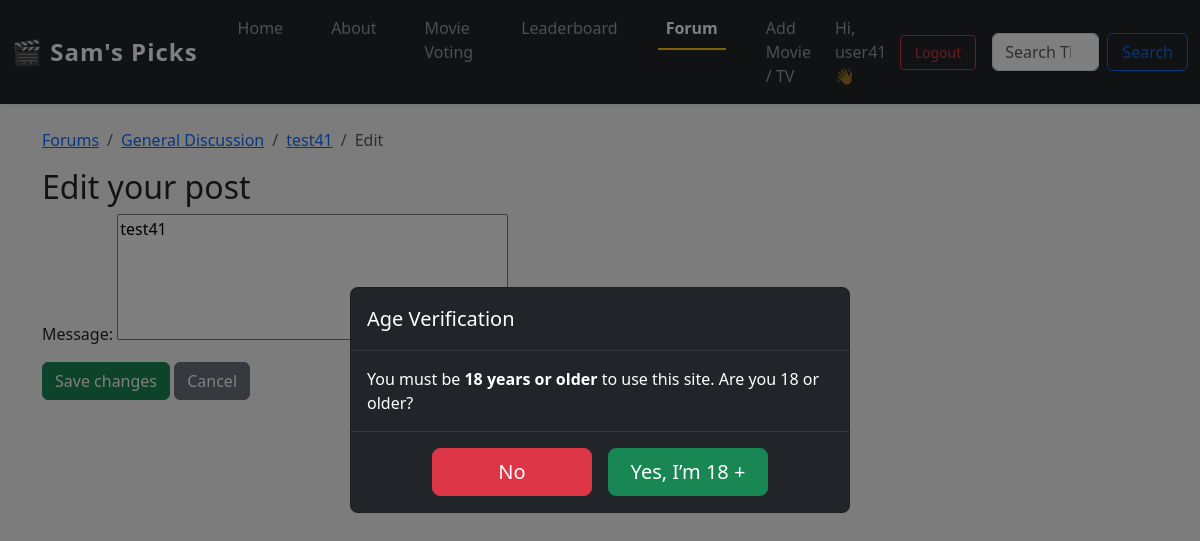
/forum/post/10/edit/ (signed in), run on the app's committed database.
### forum/models.py (models this page shows, shortened)
class Post(models.Model):
    topic       = models.ForeignKey(Topic, related_name="posts",
                                    on_delete=models.CASCADE)
    author      = models.ForeignKey(User, on_delete=models.CASCADE)
    message     = models.TextField(max_length=10_000)
    created_at  = models.DateTimeField(default=timezone.now)
    edited_at   = models.DateTimeField(null=True, blank=True)
    class Meta:
        ordering = ("created_at",)

class Topic(models.Model):
    forum       = models.ForeignKey(Forum, related_name="topics",
                                    on_delete=models.CASCADE)
    title       = models.CharField(max_length=140)
    slug        = models.SlugField(max_length=150, blank=True)
    starter     = models.ForeignKey(User, on_delete=models.CASCADE)
    created_at  = models.DateTimeField(default=timezone.now)
    updated_at  = models.DateTimeField(default=timezone.now)
    view_count  = models.PositiveIntegerField(default=0)
    reply_count = models.PositiveIntegerField(default=0)
    pinned      = models.BooleanField(default=False)
    locked      = models.BooleanField(default=False)
    class Meta:
        ordering = ("-pinned", "-updated_at")

class Forum(models.Model):
    category    = models.ForeignKey(Category, related_name="forums",
                                    on_delete=models.CASCADE)
    name        = models.CharField(max_length=80)
    slug        = models.SlugField(max_length=90, unique=True, blank=True)
    blurb       = models.CharField(max_length=255, blank=True)
    position    = models.PositiveSmallIntegerField(default=0)
    topic_count = models.PositiveIntegerField(default=0)
    post_count  = models.PositiveIntegerField(default=0)
    last_post = models.ForeignKey(
        "Post", null=True, blank=True,
        on_delete=models.SET_NULL,
        related_name="+"
    )
    class Meta:
        ordering = ("position",)

### forum/views.py (the view, shortened to what this page needs)
# urls.py: path("post/<int:pk>/edit/", views.PostUpdate.as_view(), name="post_edit"),
class PostUpdate(LoginRequiredMixin, UserPassesTestMixin, UpdateView):
    model         = Post
    form_class    = PostForm
    template_name = "forum/post_edit.html"
    def test_func(self):
        post = self.get_object()
        return self.request.user == post.author or self.request.user.is_staff

### forum/forms.py
class PostForm(forms.ModelForm):
    class Meta:
        model  = Post
        fields = ("message",)
        widgets = {"message": forms.Textarea(attrs={"rows": 5})}

### templates/forum/post_edit.html (shortened to what this page needs)
{% extends "movies/base.html" %}
{% block content %}
<nav aria-label="breadcrumb">
  <ol class="breadcrumb">
    <li class="breadcrumb-item"><a href="{% url 'forum:index' %}">Forums</a></li>
    <li class="breadcrumb-item">
      <a href="{% url 'forum:board' object.topic.forum.slug %}">
        {{ object.topic.forum.name }}
      </a>
    </li>
    <li class="breadcrumb-item">
      <a href="{% url 'forum:topic' object.topic.forum.slug object.topic.pk object.topic.slug %}">
        {{ object.topic.title }}
      </a>
    </li>
    <li class="breadcrumb-item active" aria-current="page">Edit</li>
  </ol>
</nav>
<h2>Edit your post</h2>
<form method="post">
  {{ form.as_p }}
  <button class="btn btn-success">Save changes</button>
  <a class="btn btn-secondary"
     href="{% url 'forum:topic' object.topic.forum.slug object.topic.pk object.topic.slug %}">
     Cancel
  </a>
</form>
{% endblock %}

### movies/templates/movies/base.html (shortened to what this page needs)
{% load static %}
<!DOCTYPE html>
<html lang="en">
<head>
    <link href="https://cdn.jsdelivr.net/npm/bootstrap@5.3.3/dist/css/bootstrap.min.css" rel="stylesheet">
    <link rel="stylesheet" href="{% static 'css/movies.css' %}">
    <link href="https://cdn.jsdelivr.net/npm/bootstrap-icons@1.10.5/font/bootstrap-icons.css" rel="stylesheet">
</head>
<body>
<nav class="navbar navbar-expand-lg navbar-dark bg-dark shadow-sm sticky-top">
  <div class="container-fluid">
    <a class="navbar-brand fw-bold fs-4" href="{% url 'movies:index' %}">
      🎬 Sam's Picks
    </a>
    <div class="collapse navbar-collapse" id="mainNavbar">
      <ul class="navbar-nav me-auto mb-2 mb-lg-0">
      <li class="nav-item">
        <a class="nav-link {% if request.resolver_match.url_name == 'home' %}active{% endif %}"
        href="{% url 'movies:home' %}">
        Home
        </a>
      </li>
      <li class="nav-item">
          <a class="nav-link {% if request.path == '/about/' %}active{% endif %}" href="{% url 'movies:about' %}">
            About
          </a>
      </li>
      <li class="nav-item">
        <a class="nav-link {% if request.resolver_match.namespace == 'movies' and request.resolver_match.url_name == 'index' %}active{% endif %}"
            href="{% url 'movies:index' %}"> Movie Voting
        </a>
      </li>
      <li class="nav-item">
          <a class="nav-link {% if request.resolver_match.url_name == 'leaderboard' %}active{% endif %}"
             href="{% url 'movies:leaderboard' %}">
            Leaderboard
          </a>
      </li>
      <li class="nav-item">
          <a class="nav-link {% if request.resolver_match.namespace == 'forum' %}active{% endif %}" href="{% url 'forum:index' %}">
            Forum
          </a>
      </li>
      {% if user.is_authenticated %}
          <a class="nav-link {% if request.resolver_match.url_name == 'add_media' %}active{% endif %}"
             href="{% url 'movies:add_media' %}">
            Add Movie / TV
          </a>
      {% endif %}
      </ul>
      <div class="d-flex align-items-center gap-2">
        {% if user.is_authenticated %}
          <span class="navbar-text">Hi, {{ user.username }} 👋</span>
          <a class="btn btn-outline-danger btn-sm" href="{% url 'movies:logout' %}">Logout</a>
        {% else %}
          <a class="btn btn-outline-primary btn-sm" href="{% url 'movies:login' %}">Login</a>
          <a class="btn btn-outline-success btn-sm" href="{% url 'movies:register' %}">Register</a>
        {% endif %}
        <form class="d-flex ms-2" method="post" action="{% url 'movies:quick_lookup' %}">
          <input class="form-control me-2" type="search" name="title" placeholder="Search TMDB" aria-label="Search">
          <button class="btn btn-outline-primary" type="submit">Search</button>
        </form>
      </div>
    </div>
  </div>
</nav>
<div class="container mt-4">
  {% block content %}{% endblock %}
</div>
<div class="modal fade modal-dark" id="ageGateModal" tabindex="-1" aria-hidden="true">
  <div class="modal-dialog modal-dialog-centered">
    <div class="modal-content">
      <div class="modal-header">
        <h5 class="modal-title">Age Verification</h5>
      </div>
      <div class="modal-body">
        You must be <strong>18&nbsp;years or older</strong> to use this site.
        Are you 18 or older?
      </div>
      <div class="modal-footer justify-content-center">
          <button id="age-no"
                  class="btn btn-danger btn-lg age-btn mx-2">No</button>
          <button id="age-yes"
                  class="btn btn-success btn-lg age-btn mx-2">Yes, I’m 18 +</button>
      </div>
    </div>
  </div>
</div>
</body>
</html>

### movies/static/css/movies.css (style rules this page uses)
body { background-color: #f8f9fa; }
.navbar-nav .nav-link { margin-left: 1rem; margin-right: 1rem; font-weight: 500; transition: color 0.3s ease; }
.navbar-nav .nav-link.active { font-weight: bold; color: #fff; border-bottom: 2px solid #ffc107; }
.navbar { font-size: 1rem; }
.navbar .nav-link { font-weight: 500; padding-left: 1rem; padding-right: 1rem; transition: color 0.3s ease; }
.navbar-brand { font-family: 'Segoe UI', sans-serif; letter-spacing: 1px; }
.navbar .btn { padding: 6px 14px; font-weight: 500; }
.navbar-nav .nav-item { margin-bottom: 0 !important; }
.modal-dark .modal-content { background:#212529; color:#fff; }
.modal-dark .modal-header, .modal-dark .modal-footer { border-color:#343a40; }
.age-btn { min-width: 160px; }

### data on the page
Post: topic.forum.name "General Discussion", topic "test41", message "test41"

### other printed values
{{ user.username }} "user41"
